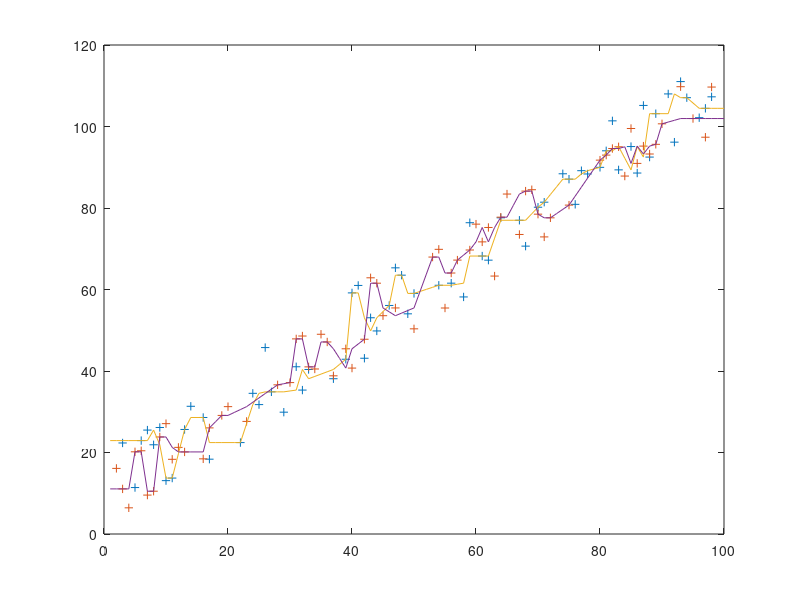

Here is the MATLAB script that generated this plot:
%  Saved from /Volumes/AlphaFW78/Tracker4XPBeta0p1/TNtracker~zip Folder/medsmoterp.m 2004/6/2 14:20

%  Saved from Eps1:Desktop Folder:MATLAB5p2r10:Toolbox:NeareyMLTools:FTrackTools:medsmoterp.m 2002/11/6 19:5

function fsmo=medsmoterp(fc,medwid,idim);
%function fsmo=medsmoterp(fc,medwid,idim);
% median smooth and interpolate missings
% Call with medwidth of 1 for interpolation of missing values (NaN)
% Interpolation corrected 24 Apr 98
% Copyright 2000- 2001 T M Nearey
% handles matrices now
% This has very simple approach to endpoints... probably not a good one
% Copy on the first non-missing value and last non-missing value
% to alow interpolation/extensions
if nargin<3 |isempty(idim)
	idim=1;
end

if nargin==0
	medwid=3;
	nt=100;
	fc=repmat([1:nt]',1,2)+20*rand(nt,2);
	zipout=randperm(nt*2);
	fc(zipout(1:round(nt*2/3)))=NaN;
	clf
	plot(fc,'+'); hold on;
end
transpout=0;
if idim==2 | length(fc)==size(fc,2);
	transpout=1;
	fc=fc';
end

[nt,ncol]=size(fc);
ncop=(medwid+1)/2;
fsmo=repmat(NaN,nt,ncol);
for k=1:ncol
	fsm=repmat(NaN,nt,1);

	use=find(~isnan(fc(:,k)));
	nuse=length(use);
	if nuse<medwid
		warning('Not enough values to interpolate')
		nuse;medwid;
		fsm=fc(:,k);
		%return
	else
		if medwid>1 % if do smoothing
			fsm(use)=medfilt1(fc(use,k),medwid);
			fsm(use(1:ncop))=fsm(use(ncop+1));
			fsm(use(end-ncop+1:end))=fsm(use(end-ncop));
		else % degenerate case interpolation only
			fsm(use)=fc(use,k);
		end% end if dosmoothing

		%plot(fsm,'ro');
		% copy first and last non-missing values to the beg and end
		nomiss=find(~isnan(fsm));
		fsm=[fsm(nomiss(1));fsm;fsm(nomiss(end))];
		leftedge=find(~isnan(fsm(1:end-1)) & isnan(fsm(2:end)) );
		rightedge=find(isnan(fsm(1:end-1)) & ~isnan(fsm(2:end)) )+1;
		nl=length(rightedge);
		nr=length(leftedge);
		if nr~=nl, error('Should not happen PROG ERROR'); end
		for i=1:nr
			l=leftedge(i);
			r=rightedge(i);
			%  		tl=fsm(l)
			%  		tr=fsm(r)
			%  		tfil=linspace(fsm(l),fsm(r),r-l+1)
			%  		pause
			% l
			% r
			% leftedge
			% rightedge
			% fsmsize=size(fsm)
			% fsm(l),fsm(r),r-l+1
			if fsm(l)==fsm(r)
				fsm(l:r)=fsm(r);
			else
				fsm(l:r)=linspace(fsm(l),fsm(r),r-l+1);
			end
		end
		fsmo(:,k)=fsm((2):(end-1)); % statement was  wrongly placed out of loop

	end % have enough values


end % for k th col


if nargin==0; plot(fsmo); end;
	if transpout
		fsmo=fsmo';
	end
